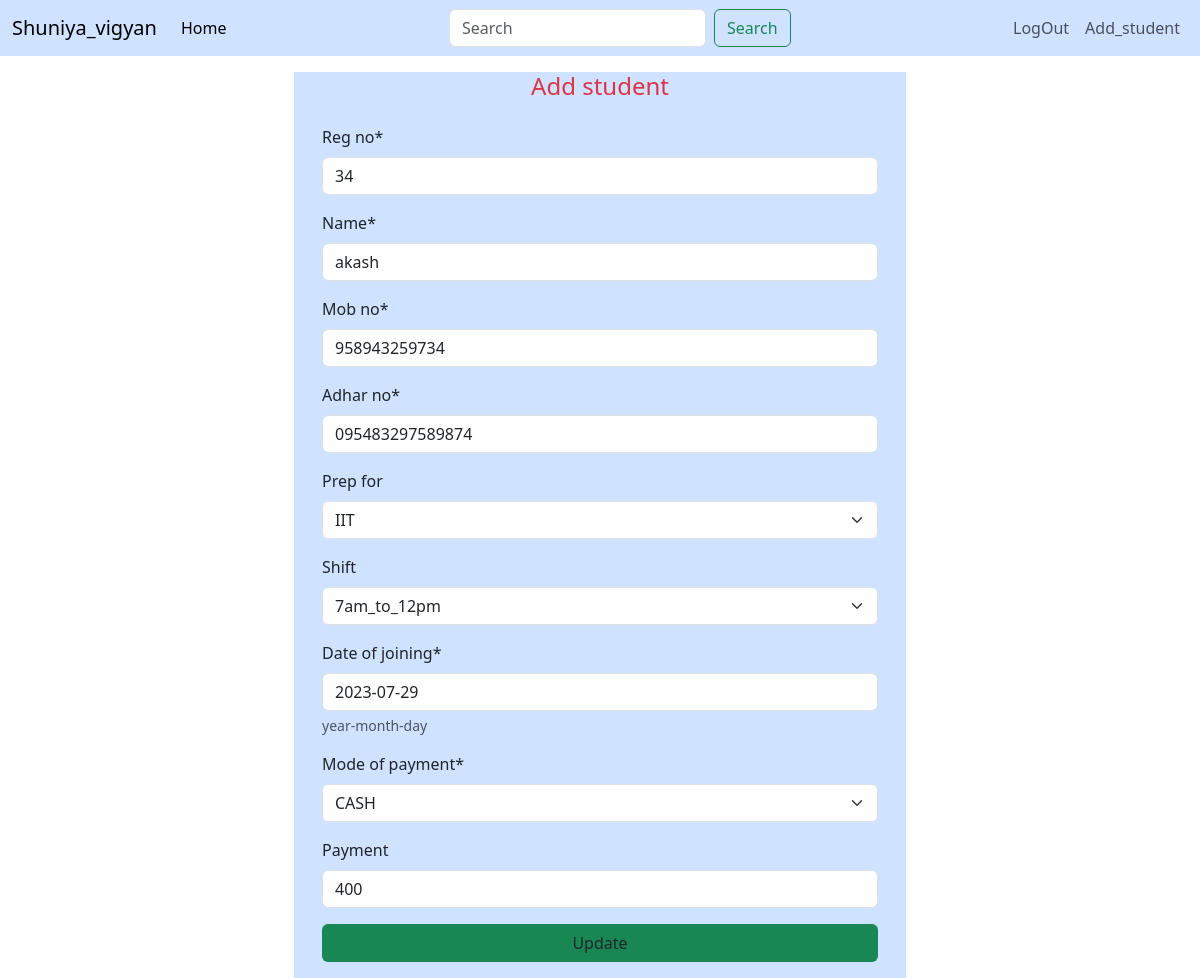
The app's page /update/3/ (signed in) with its own data.
### mainapp/models.py (models this page shows, shortened)
class Student(models.Model):
    reg_no=models.CharField(max_length=10)
    name=models.CharField(max_length=100)
    mob_no=models.CharField(max_length=15)
    adhar_no=models.CharField(max_length=20)
    prep_for=models.ForeignKey(Category,on_delete=models.CASCADE,null=True,blank=True)
    shift=models.ForeignKey(Shift,on_delete=models.CASCADE,null=True,blank=True)
    date_of_joining=models.DateField(help_text='year-month-day')
    mode_of_payment=models.CharField(max_length=40,choices=(('UPI','UPI'),('CASH','CASH')))
    payment=models.IntegerField(blank=True,null=True)

### mainapp/views.py (the view)
# urls.py: path('update/<int:id>/',update,name='update'),
@login_required
def update(r,id):
    student=Student.objects.get(id=id)
    form=StudentForm(r.POST or None,instance=student)
    if(r.method=="POST"):
        if(form.is_valid()):
            form.save()
            return redirect(home)
    return render(r,'update.html',{'form':form})

### mainapp/forms.py
class StudentForm(forms.ModelForm):
    class Meta:
        model=Student
        fields='__all__'

### mainapp/models.py (called while the page is built)
    def __str__(self):
        return self.course

    def __str__(self):
        return self.shift_title

### mainapp/templates/update.html (shortened to what this page needs)
{%extends 'base.html'%}
{%load crispy_forms_tags%}
{%block body%}
<div class="row mt-3">
    <div class="col-lg-6 mx-auto bg-primary-subtle ">
        <h4 class="w-100, text-center text-danger">Add student</h4>
        <form action="" method="post" class="form bg-primary-subtle p-3">
            {{form|crispy}}
            <button type="submit" class="btn w-100 bg-success">Update</button>
        </form>
    </div>
</div>
{%endblock%}

### records on screen
Student: reg_no "34", name "akash", mob_no "958943259734", adhar_no "095483297589874", prep_for "IIT", shift "7am_to_12pm", date_of_joining "2023-07-29", mode_of_payment "CASH", payment "400"
